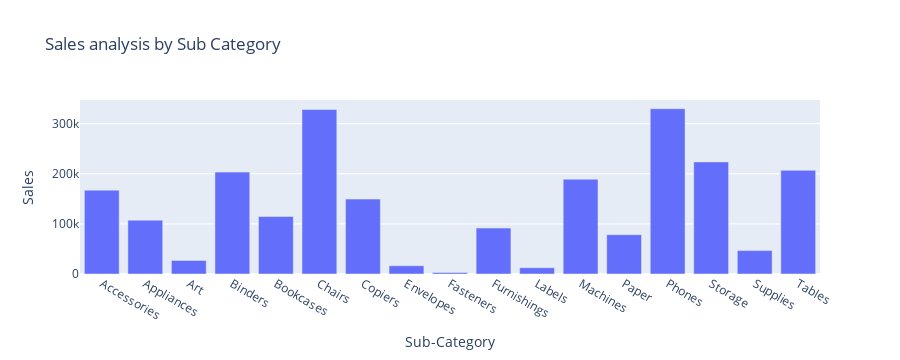

Notebook cell for this chart:
### Code cell
fig = px.bar(sales_by_subcategory,
             x = 'Sub-Category',
             y = 'Sales',
             title = "Sales analysis by Sub Category")
fig.show()

### Figure 1 — Plotly figure (JSON) as saved in the notebook; plotly's stock layout.template omitted (floating-point values rounded to 4 significant figures)
{"data": [{"alignmentgroup": "True", "hovertemplate": "Sub-Category=%{x}<br>Sales=%{y}<extra></extra>", "legendgroup": "", "marker": {"color": "#636efa", "pattern": {"shape": ""}}, "name": "", "offsetgroup": "", "orientation": "v", "showlegend": false, "textposition": "auto", "type": "bar", "x": ["Accessories", "Appliances", "Art", "Binders", "Bookcases", "Chairs", "Copiers", "Envelopes", "Fasteners", "Furnishings", "Labels", "Machines", "Paper", "Phones", "Storage", "Supplies", "Tables"], "xaxis": "x", "y": [167400.0, 107500.0, 27120.0, 203400.0, 114900.0, 328400.0, 149500.0, 16480.0, 3024.0, 91710.0, 12490.0, 189200.0, 78480.0, 330000.0, 223800.0, 46670.0, 207000.0], "yaxis": "y"}], "layout": {"autosize": true, "barmode": "relative", "height": 360, "legend": {"tracegroupgap": 0}, "title": {"text": "Sales analysis by Sub Category"}, "xaxis": {"anchor": "y", "autorange": true, "domain": [0, 1], "range": [-0.5, 16.5], "title": {"text": "Sub-Category"}, "type": "category"}, "yaxis": {"anchor": "x", "autorange": true, "domain": [0, 1], "range": [0, 347400.0], "title": {"text": "Sales"}, "type": "linear"}}}
